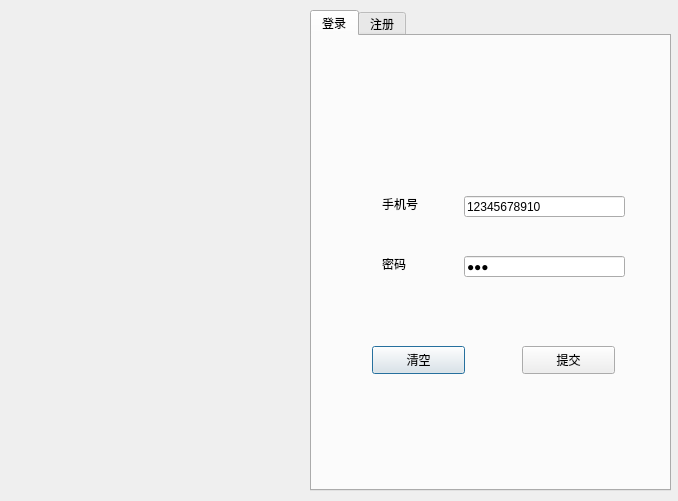
<?xml version="1.0" encoding="UTF-8"?>
<ui version="4.0">
 <class>IMDialog</class>
 <widget class="QDialog" name="IMDialog">
  <property name="geometry">
   <rect>
    <x>0</x>
    <y>0</y>
    <width>678</width>
    <height>501</height>
   </rect>
  </property>
  <property name="windowTitle">
   <string>IMDialog</string>
  </property>
  <widget class="QLabel" name="lb_icon">
   <property name="geometry">
    <rect>
     <x>10</x>
     <y>10</y>
     <width>301</width>
     <height>481</height>
    </rect>
   </property>
   <property name="text">
    <string/>
   </property>
   <property name="pixmap">
    <pixmap resource="resource.qrc">:/images/register.png</pixmap>
   </property>
   <property name="scaledContents">
    <bool>true</bool>
   </property>
  </widget>
  <widget class="QTabWidget" name="tb_page">
   <property name="geometry">
    <rect>
     <x>310</x>
     <y>10</y>
     <width>361</width>
     <height>481</height>
    </rect>
   </property>
   <property name="currentIndex">
    <number>0</number>
   </property>
   <widget class="QWidget" name="page_login">
    <attribute name="title">
     <string>登录</string>
    </attribute>
    <widget class="QLabel" name="lb_tel">
     <property name="geometry">
      <rect>
       <x>70</x>
       <y>160</y>
       <width>72</width>
       <height>15</height>
      </rect>
     </property>
     <property name="text">
      <string>手机号</string>
     </property>
    </widget>
    <widget class="QLabel" name="lb_password">
     <property name="geometry">
      <rect>
       <x>70</x>
       <y>220</y>
       <width>72</width>
       <height>15</height>
      </rect>
     </property>
     <property name="text">
      <string>密码</string>
     </property>
    </widget>
    <widget class="QLineEdit" name="le_tel">
     <property name="geometry">
      <rect>
       <x>152</x>
       <y>160</y>
       <width>161</width>
       <height>21</height>
      </rect>
     </property>
     <property name="toolTip">
      <string>&lt;html&gt;&lt;head/&gt;&lt;body&gt;&lt;p&gt;请输入11位手机号&lt;/p&gt;&lt;/body&gt;&lt;/html&gt;</string>
     </property>
     <property name="text">
      <string>12345678910</string>
     </property>
    </widget>
    <widget class="QLineEdit" name="le_password">
     <property name="geometry">
      <rect>
       <x>152</x>
       <y>220</y>
       <width>161</width>
       <height>21</height>
      </rect>
     </property>
     <property name="toolTip">
      <string>&lt;html&gt;&lt;head/&gt;&lt;body&gt;&lt;p&gt;密码由字母、数字、下划线组成，不能超过20字符&lt;/p&gt;&lt;/body&gt;&lt;/html&gt;</string>
     </property>
     <property name="text">
      <string>123</string>
     </property>
     <property name="echoMode">
      <enum>QLineEdit::Password</enum>
     </property>
    </widget>
    <widget class="QPushButton" name="pb_clear">
     <property name="geometry">
      <rect>
       <x>60</x>
       <y>310</y>
       <width>93</width>
       <height>28</height>
      </rect>
     </property>
     <property name="text">
      <string>清空</string>
     </property>
    </widget>
    <widget class="QPushButton" name="pb_commit">
     <property name="geometry">
      <rect>
       <x>210</x>
       <y>310</y>
       <width>93</width>
       <height>28</height>
      </rect>
     </property>
     <property name="text">
      <string>提交</string>
     </property>
    </widget>
   </widget>
   <widget class="QWidget" name="page_register">
    <attribute name="title">
     <string>注册</string>
    </attribute>
    <widget class="QLabel" name="lb_tel_register">
     <property name="geometry">
      <rect>
       <x>40</x>
       <y>90</y>
       <width>72</width>
       <height>15</height>
      </rect>
     </property>
     <property name="text">
      <string>手机号</string>
     </property>
    </widget>
    <widget class="QLabel" name="lb_password_register">
     <property name="geometry">
      <rect>
       <x>40</x>
       <y>140</y>
       <width>72</width>
       <height>15</height>
      </rect>
     </property>
     <property name="text">
      <string>密码</string>
     </property>
    </widget>
    <widget class="QLabel" name="lb_name_register">
     <property name="geometry">
      <rect>
       <x>40</x>
       <y>190</y>
       <width>72</width>
       <height>15</height>
      </rect>
     </property>
     <property name="text">
      <string>昵称</string>
     </property>
    </widget>
    <widget class="QLineEdit" name="le_tel_register">
     <property name="geometry">
      <rect>
       <x>122</x>
       <y>90</y>
       <width>151</width>
       <height>21</height>
      </rect>
     </property>
     <property name="toolTip">
      <string>&lt;html&gt;&lt;head/&gt;&lt;body&gt;&lt;p&gt;请输入11位手机号&lt;/p&gt;&lt;/body&gt;&lt;/html&gt;</string>
     </property>
    </widget>
    <widget class="QLineEdit" name="le_password_register">
     <property name="geometry">
      <rect>
       <x>122</x>
       <y>140</y>
       <width>151</width>
       <height>21</height>
      </rect>
     </property>
     <property name="toolTip">
      <string>&lt;html&gt;&lt;head/&gt;&lt;body&gt;&lt;p&gt;密码由字母、数字、下划线组成，不能超过20字符&lt;/p&gt;&lt;/body&gt;&lt;/html&gt;</string>
     </property>
     <property name="echoMode">
      <enum>QLineEdit::Password</enum>
     </property>
    </widget>
    <widget class="QLineEdit" name="le_name_register">
     <property name="geometry">
      <rect>
       <x>122</x>
       <y>190</y>
       <width>151</width>
       <height>21</height>
      </rect>
     </property>
     <property name="toolTip">
      <string>&lt;html&gt;&lt;head/&gt;&lt;body&gt;&lt;p&gt;昵称不能包含特殊字符，长度最多15个字符&lt;/p&gt;&lt;/body&gt;&lt;/html&gt;</string>
     </property>
    </widget>
    <widget class="QPushButton" name="pb_clear_register">
     <property name="geometry">
      <rect>
       <x>50</x>
       <y>270</y>
       <width>93</width>
       <height>28</height>
      </rect>
     </property>
     <property name="text">
      <string>清空</string>
     </property>
    </widget>
    <widget class="QPushButton" name="pb_commit_register">
     <property name="geometry">
      <rect>
       <x>190</x>
       <y>270</y>
       <width>93</width>
       <height>28</height>
      </rect>
     </property>
     <property name="text">
      <string>提交</string>
     </property>
    </widget>
   </widget>
  </widget>
 </widget>
 <resources>
  <include location="resource.qrc"/>
 </resources>
 <connections/>
</ui>
